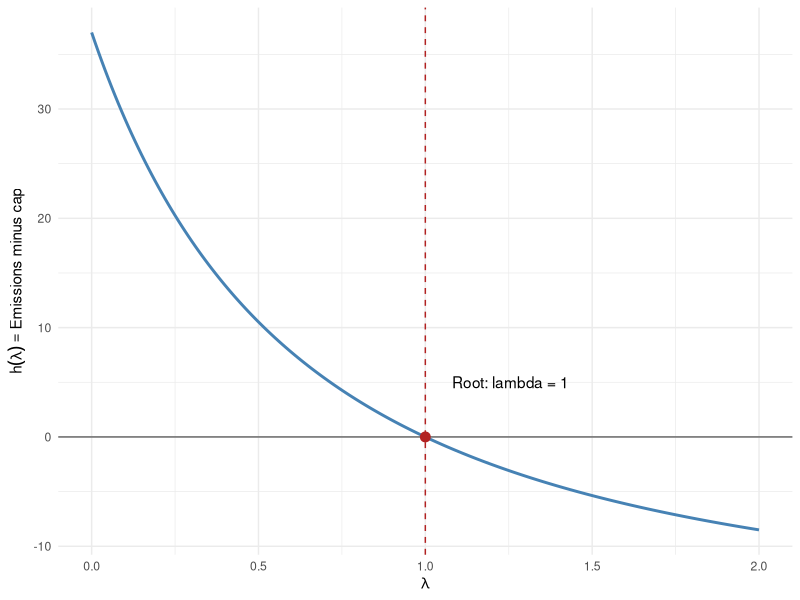
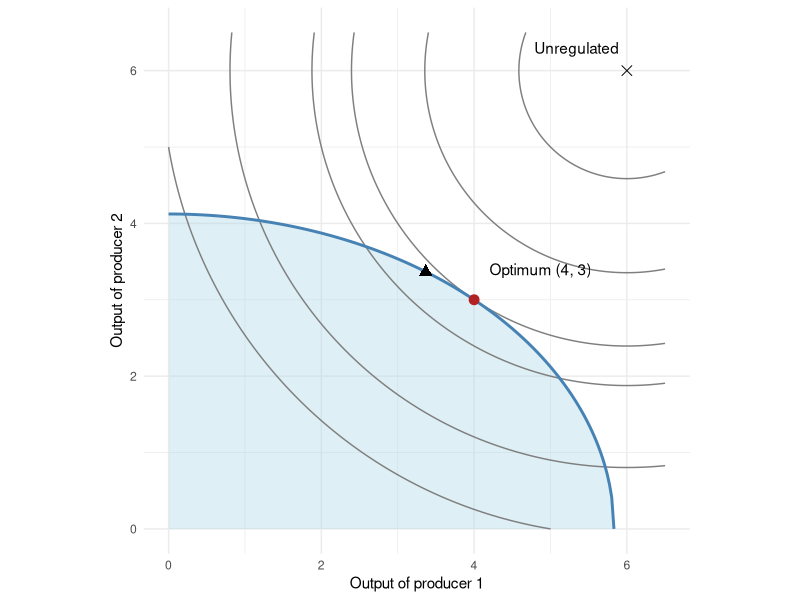

These charts were generated, in order, by the following R code:
# Production under an emissions cap: classroom walkthrough
# Run sections interactively in RStudio, or source this file.
# Install once if needed: install.packages("nloptr")

# ---- Find the emissions multiplier by rootfinding ----
h <- function(lambda) {
  0.5 * (12 / (2 + lambda))^2 +
    (12 / (2 + 2 * lambda))^2 - 17
}

lambda_root <- uniroot(h, interval = c(0, 2), tol = 1e-10)$root
q_root <- c(12 / (2 + lambda_root),
            12 / (2 + 2 * lambda_root))

c(lambda = lambda_root, q1 = q_root[1], q2 = q_root[2],
  excess_emissions = h(lambda_root))

library(ggplot2)
lambda_grid <- data.frame(lambda = seq(0, 2, length.out = 201))
lambda_grid$excess <- h(lambda_grid$lambda)
root_plot <- ggplot(lambda_grid, aes(lambda, excess)) +
  geom_hline(yintercept = 0, colour = "grey40") +
  geom_line(colour = "steelblue", linewidth = 1) +
  geom_vline(xintercept = lambda_root, linetype = "dashed",
             colour = "firebrick") +
  annotate("point", x = lambda_root, y = 0,
           colour = "firebrick", size = 3) +
  annotate("text", x = lambda_root + 0.08, y = 5,
           label = "Root: lambda = 1", hjust = 0) +
  labs(x = expression(lambda),
       y = expression(h(lambda) == "Emissions minus cap")) +
  theme_minimal()
print(root_plot)

# ---- Define the economic model ----
profit <- function(q) sum(12*q - q^2)
profit_gradient <- function(q) 12 - 2*q
emissions <- function(q) 0.5*q[1]^2 + q[2]^2
emissions_gradient <- function(q) c(q[1], 2*q[2])
E <- 17

profit(c(6, 6))
emissions(c(6, 6))

# ---- Translate to solver conventions ----
objective <- function(q) -profit(q)
objective_gradient <- function(q) -profit_gradient(q)
cap_constraint <- function(q) emissions(q) - E
cap_jacobian <- function(q) matrix(emissions_gradient(q), nrow = 1)

# ---- Solve with SLSQP ----
fit <- nloptr::nloptr(
  x0 = c(2, 2),                    # a feasible starting allocation
  eval_f = objective,
  eval_grad_f = objective_gradient,
  eval_g_ineq = cap_constraint,
  eval_jac_g_ineq = cap_jacobian,
  lb = c(0, 0),
  opts = list(
    algorithm = "NLOPT_LD_SLSQP",
    xtol_rel = 1e-9,
    ftol_abs = 1e-10,
    tol_constraints_ineq = 1e-9,
    maxeval = 500
  )
)
q_star <- fit$solution
fit$status
cat(paste(strwrap(fit$message, width = 65), collapse = "\n"), "\n")
q_star
c(profit = profit(q_star), emissions = emissions(q_star),
  cap_residual = cap_constraint(q_star))

# ---- Check the KKT conditions ----
g_profit <- profit_gradient(q_star)
g_emissions <- emissions_gradient(q_star)
lambda_hat <- sum(g_emissions*g_profit) / sum(g_emissions^2)
checks <- c(
  cap_violation = max(0, cap_constraint(q_star)),
  bound_violation = max(0, -q_star),
  stationarity = max(abs(g_profit - lambda_hat*g_emissions)),
  dual_violation = max(0, -lambda_hat),
  complementarity = abs(lambda_hat*cap_constraint(q_star))
)
lambda_hat
data.frame(check = names(checks), residual = unname(checks))

# ---- Tighten the cap and compare policies ----
solve_cap <- function(E, start = c(2, 2)) {
  fit <- nloptr::nloptr(
    x0 = start, eval_f = objective, eval_grad_f = objective_gradient,
    eval_g_ineq = function(q) emissions(q) - E,
    eval_jac_g_ineq = cap_jacobian, lb = c(0, 0),
    opts = list(algorithm = "NLOPT_LD_SLSQP", xtol_rel = 1e-9,
                ftol_abs = 1e-10, tol_constraints_ineq = 1e-9,
                maxeval = 500)
  )
  if (!(fit$status %in% 1:4) || emissions(fit$solution) > E + 1e-7) {
    stop("The solver did not return a converged, feasible solution.")
  }
  q <- fit$solution
  data.frame(cap = E, q1 = q[1], q2 = q[2],
             profit = profit(q), emissions = emissions(q))
}

delta <- 0.01
baseline <- solve_cap(17)
tighter <- solve_cap(17 - delta)
looser <- solve_cap(17 + delta)
rbind(tighter, baseline, looser)

# Compare the numerical marginal value with lambda_hat.
(looser$profit - tighter$profit) / (2*delta)

# Equal output (also an equal percentage cut from the baseline 6, 6).
q_equal <- rep(sqrt(17/1.5), 2)
data.frame(
  policy = c("Efficient allocation", "Equal output restriction"),
  q1 = c(q_star[1], q_equal[1]),
  q2 = c(q_star[2], q_equal[2]),
  emissions = c(emissions(q_star), emissions(q_equal)),
  profit = c(profit(q_star), profit(q_equal)),
  profit_loss = 72 - c(profit(q_star), profit(q_equal))
)

# ---- Plot the feasible set and profit contours ----
library(ggplot2)
q_grid <- expand.grid(q1 = seq(0, 6.5, length.out = 150),
                      q2 = seq(0, 6.5, length.out = 150))
q_grid$profit <- with(q_grid, 12*q1 - q1^2 + 12*q2 - q2^2)
boundary <- data.frame(q1 = seq(0, sqrt(34), length.out = 200))
boundary$q2 <- sqrt(pmax(0, 17 - 0.5*boundary$q1^2))
equal_output <- sqrt(17/1.5)
geometry_plot <- ggplot(q_grid, aes(q1, q2)) +
  geom_ribbon(data = boundary, aes(ymin = 0, ymax = q2),
              fill = "lightblue", alpha = 0.4) +
  geom_contour(aes(z = profit), breaks = c(35, 45, 55, 59, 65, 70),
               colour = "grey50") +
  geom_line(data = boundary, colour = "steelblue", linewidth = 1) +
  annotate("point", x = 4, y = 3, colour = "firebrick", size = 3) +
  annotate("text", x = 4.2, y = 3.4, label = "Optimum (4, 3)", hjust = 0) +
  annotate("point", x = equal_output, y = equal_output, shape = 17, size = 3) +
  annotate("point", x = 6, y = 6, shape = 4, size = 3) +
  annotate("text", x = 5.9, y = 6.3, label = "Unregulated", hjust = 1) +
  coord_equal() + labs(x = "Output of producer 1", y = "Output of producer 2") +
  theme_minimal()
print(geometry_plot)
